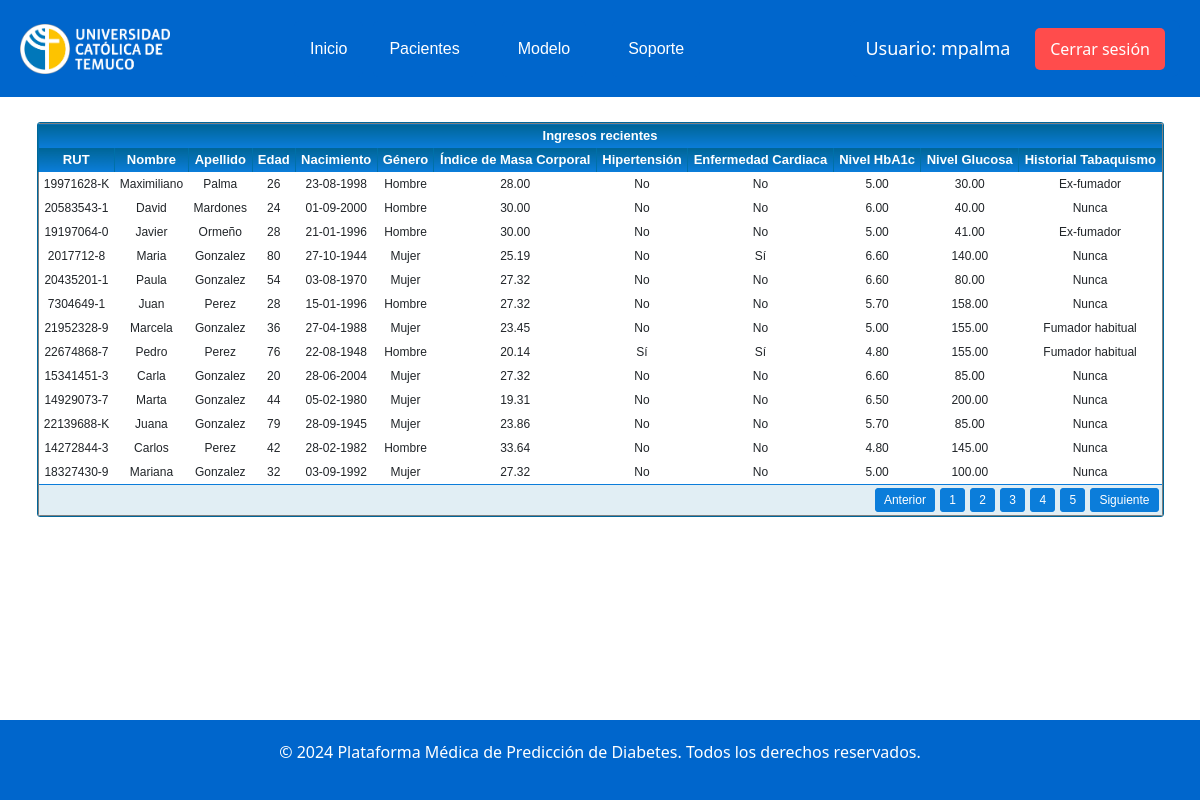
The app's page /listado/ (signed in), older data.
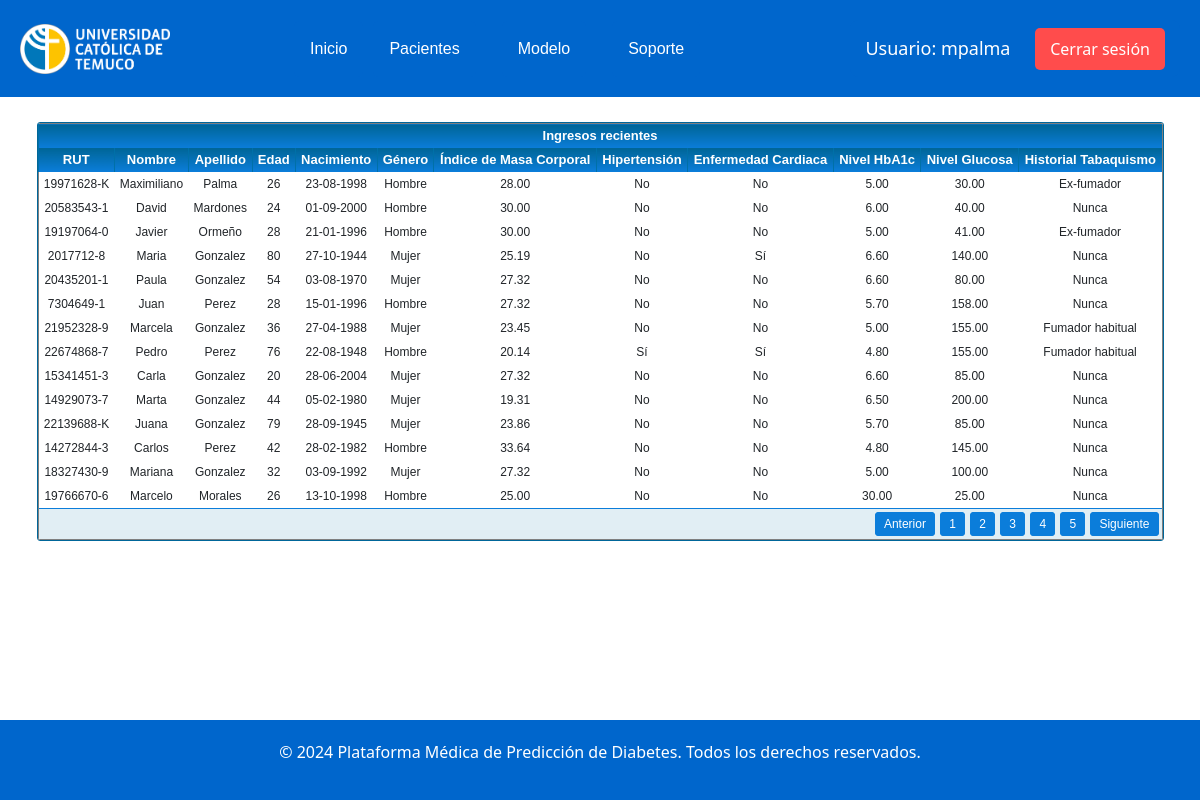
The same page, newer data.
### appmodel/models.py (models this page shows, shortened)
class Paciente(models.Model):
    rut = models.CharField(max_length=12)
    nombre = models.CharField(max_length=100)
    apellido = models.CharField(max_length=100)
    edad = models.IntegerField()
    nacimiento = models.DateField()
    genero = models.IntegerField(choices=[(0, 'Mujer'), (1, 'Hombre'),  (2, 'Otro')])
    bmi = models.DecimalField(max_digits=5, decimal_places=2)
    hipertension = models.BooleanField()
    enfermedad_cardiaca = models.BooleanField()
    nivel_hba1c = models.DecimalField(max_digits=4, decimal_places=2)
    nivel_glucosa = models.DecimalField(max_digits=5, decimal_places=2)
    historial_tabaquismo = models.IntegerField(choices=[
        (0, 'Nunca'), (1, 'Ex-fumador'), (2, 'Fumador ocasional'), (3, 'Fumador habitual')
    ])

### appmodel/views.py (the view)
# urls.py: path('listado/', login_required(views.listado_pacientes), name='listado_pacientes'),
@login_required
def listado_pacientes(request):
    pacientes = Paciente.objects.all()
    return render(request, 'listado.html', {'pacientes': pacientes})

### appmodel/templates/listado.html (shortened to what this page needs)
{% extends 'base.html' %}
{% block content %}
<head>
</head>
<div class="datagrid-container">
    <div class="datagrid">
        <table border="1">
            <thead>
                <tr>
                    <th colspan="12">Ingresos recientes</th>
                </tr>
                <tr>
                    <th>RUT</th>
                    <th>Nombre</th>
                    <th>Apellido</th>
                    <th>Edad</th>
                    <th>Nacimiento</th>
                    <th>Género</th>
                    <th>Índice de Masa Corporal</th>
                    <th>Hipertensión</th>
                    <th>Enfermedad Cardiaca</th>
                    <th>Nivel HbA1c</th>
                    <th>Nivel Glucosa</th>
                    <th>Historial Tabaquismo</th>
                </tr>
            </thead>
            <tbody>
                {% for paciente in pacientes %}
                <tr>
                    <td>{{ paciente.rut }}</td>
                    <td>{{ paciente.nombre }}</td>
                    <td>{{ paciente.apellido }}</td>
                    <td>{{ paciente.edad }}</td>
                    <td>{{ paciente.nacimiento|date:"d-m-Y" }}</td>
                    <td>
                        {% if paciente.genero == 1 %}
                            Hombre
                        {% elif paciente.genero == 0 %}
                            Mujer
                        {% else %}
                            Otro
                        {% endif %}
                    </td>
                    <td>{{ paciente.bmi }}</td>
                    <td>{{ paciente.hipertension|yesno:"Sí,No" }}</td>
                    <td>{{ paciente.enfermedad_cardiaca|yesno:"Sí,No" }}</td>
                    <td>{{ paciente.nivel_hba1c }}</td>
                    <td>{{ paciente.nivel_glucosa }}</td>
                    <td>
                        {% if paciente.historial_tabaquismo == 0 %}
                            Nunca
                        {% elif paciente.historial_tabaquismo == 1 %}
                            Ex-fumador
                        {% elif paciente.historial_tabaquismo == 2 %}
                            Fumador ocasional
                        {% else %}
                            Fumador habitual
                        {% endif %}
                    </td>
                </tr>
                {% empty %}
                <tr>
                    <td colspan="12">No hay pacientes registrados</td>
                </tr>
                {% endfor %}
            </tbody>
            <tfoot>
                <tr>
                    <td colspan="12">
                        <div id="paging">
                            <ul>
                                <li><a href="#"><span>Anterior</span></a></li>
                                <li><a href="#" class="active"><span>1</span></a></li>
                                <li><a href="#"><span>2</span></a></li>
                                <li><a href="#"><span>3</span></a></li>
                                <li><a href="#"><span>4</span></a></li>
                                <li><a href="#"><span>5</span></a></li>
                                <li><a href="#"><span>Siguiente</span></a></li>
                            </ul>
                        </div>
                    </td>
                </tr>
            </tfoot>
        </table>
    </div>
</div>
{% endblock %}

### appmodel/templates/base.html (shortened to what this page needs)
{% load static %}
<!DOCTYPE html>
<html lang="es">
<head>
    <link rel="stylesheet" href="{% static 'styles.css' %}">
    <link href="https://cdn.jsdelivr.net/npm/bootstrap@5.3.3/dist/css/bootstrap.min.css" rel="stylesheet">
    <link rel="stylesheet" href="https://code.jquery.com/ui/1.12.1/themes/base/jquery-ui.css">
</head>
<body>
    <header>
        <div class="logo">
            <img src="{% static 'logo_ici.png' %}" alt="Logo Universidad Católica de Temuco">
        </div>
        <nav>
            <ul>
                <a href="{% url 'index' %}"> <button class="button primary dropbtn" >Inicio</button> </a>
                <div class="dropdown">
                    <button class="dropbtn">Pacientes</button>
                </div>
                <div class="dropdown">
                    <button class="dropbtn">Modelo</button>
                </div>
                <div class="dropdown">
                    <button class="dropbtn" >Soporte</button>
                </div>
            </ul>
        </nav>
        <div class="user-info-container">
            <span>Usuario: {{ user.username}}</span>
            <a href="/logout" class="logout-button">Cerrar sesión</a>
        </div>
    </header>
    <body>
        {% block content %}
        {% endblock %}
    </body>
    <footer>
        {% if user.is_authenticated %}
            <p>&copy; 2024 Plataforma Médica de Predicción de Diabetes. Todos los derechos reservados.</p>
        {% else %}
            <p>&copy; 2024 Plataforma Médica de Predicción de Diabetes. Todos los derechos reservados. NO AUTENTICADO</p>
        {% endif %}
    </footer>
</body>
</html>

### appmodel/static/styles.css (style rules this page uses)
body { font-family: Arial, sans-serif; background-color: #f0f8ff; color: #333; margin: 0; padding: 0; padding-bottom: 100px; }
header { background-color: #0066cc; color: white; padding: 20px; display: flex; justify-content: space-between; align-items: center; }
footer { text-align: center; padding: 20px; background-color: #0066cc; color: white; position: fixed; width: 100%; bottom: 0; }
.user-info-container { background-color: #0066cc; padding: 15px; border-radius: 8px; display: inline-block; color: white; font-size: 18px; }
.user-info-container span { margin-right: 20px; }
.logout-button { background-color: #ff4c4c; color: white; padding: 10px 15px; border: none; border-radius: 5px; text-decoration: none; font-size: 16px; cursor: pointer; transition: background-color 0.3s ease; }
.logo img { height: 50px; }
nav ul { list-style-type: none; margin: 0; padding: 0; display: flex; }
.button { border: none; color: white; padding: 14px 28px; cursor: pointer; border-radius: 5px; margin-right: 10px; font-family: 'Arial', sans-serif; font-size: 16px; transition: background-color 0.3s ease; }
.primary { background-color: #0066cc; }
.dropbtn { background-color: #0066cc; color: white; padding: 16px; font-size: 16px; border: none; transition: background-color 0.3s ease; cursor: pointer; border-radius: 5px; margin-right: 10px; font-family: 'Arial', sans-serif; }
.dropdown { position: relative; display: inline-block; transition: background-color 0.3s ease; cursor: pointer; border-radius: 5px; margin-right: 16px; font-family: 'Arial', sans-serif; font-size: 16px; }
.datagrid-container { display: flex; justify-content: space-between; margin: 25px; gap: 2%; }
.datagrid { font: normal 12px/150% Arial, Helvetica, sans-serif; background: #fff; overflow: hidden; border: 1px solid #006699; -webkit-border-radius: 3px; -moz-border-radius: 3px; border-radius: 3px; display: inline-block; flex: 1; margin: 0 1%; }
.datagrid table { width: 100%; border-collapse: collapse; text-align: center; }
.datagrid table td, .datagrid table th { padding: 3px 5px; }
.datagrid table thead th { background: -webkit-gradient(linear, left top, left bottom, color-stop(0.05, #006699), color-stop(1, #0b7dda)); background: -moz-linear-gradient(center top, #006699 5%, #00557F 100%); filter: progid:DXImageTransform.Microsoft.gradient(startColorstr='#006699', endColorstr='#00557F'); background-color: #006699; color: #FFFFFF; font-size: 13px; font-weight: bold; border-left: 1px solid #0070A8; }
.datagrid table tfoot td div { border-top: 1px solid #0b7dda; background: #E1EEF4; }
.datagrid table tfoot td { padding: 0; font-size: 12px; }
.datagrid table tfoot td div { padding: 2px; }
.datagrid table tfoot td ul { margin: 0; padding: 0; list-style: none; text-align: right; }
.datagrid table tfoot li { display: inline; }
.datagrid table tfoot li a { text-decoration: none; display: inline-block; padding: 2px 8px; margin: 1px; color: #FFFFFF; border: 1px solid #0b7dda; -webkit-border-radius: 3px; -moz-border-radius: 3px; border-radius: 3px; background: -webkit-gradient(linear, left top, left bottom, color-stop(0.05, #0b7dda), color-stop(1, #0b7dda)); background: -moz-linear-gradient(center top, #0b7dda 5%, #0b7dda 100%); filter: progid:DXImageTransform.Microsoft.gradient(startColorstr='#006699', endColorstr='#00557F'); background-color: #0b7dda; }
ul { text-align: left; }

Row changes from the older to the newer data that the page shows:
added Paciente: rut "19766670-6", nombre "Marcelo", apellido "Morales", edad "26", nacimiento "13-10-1998", genero "Hombre", bmi "25.00", hipertension "No", enfermedad_cardiaca "No", nivel_hba1c "30.00", nivel_glucosa "25.00", historial_tabaquismo "Nunca"
